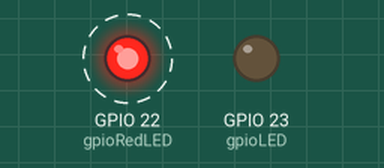
This sketch was run on a simulated ESP32. Parts: output pins drawn as LEDs (lit = HIGH). Dashed ring = blinking. What the sketch prints to the serial monitor is not drawn. At 4.0 s the program puts the board to deep sleep or switches it off; the recording ends there.

Above: at 0.2 s.
Timing chart, 0 to 3.0 s (numbered marks = the images above):
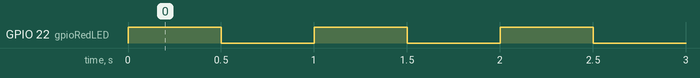

Measured:
- by itself, GPIO 22 (gpioRedLED): alternates HIGH for 0.50 s and LOW for 0.50 s

The sketch:

pir_batt_led.ino
```cpp
// No WiFi, it should work with the HT7833. Idea is to leave it in deep sleep, wake up when needed.

const int gpioLED = 23;
const int gpioRedLED = 22;
const int gpioPIR = 4; // PIR VCC goes to 5V to properly function

RTC_DATA_ATTR int wakeupCounter = 0; //variable stored in ESP memory. Doesn't get cancelled after reboot. Unless boot button or unplug

void setup() {

  // delay(1000); //to startup
  Serial.begin(115200);
  pinMode(gpioLED, OUTPUT); //set led to output for the light
  pinMode(gpioRedLED, OUTPUT); //set led to output for the light
  pinMode(gpioPIR, INPUT); //set PIR Data pin to receiver

  Serial.print("Wakeup Counter = ");
  Serial.println(wakeupCounter);

  if (wakeupCounter != 0) { //here the first time we plugg the esp32 counter will be 0, so trigger will not run. It goes in loop, wake up counts +1 and goes to sleep
    Serial.println("ESP32 woken up");
    triggerAlert();
  }
  // else{
  //   sleepDevice();
  // }

}


void loop() {
  ++wakeupCounter; //Increment wakeupcounter --> from now on, each wake up after sleepDevice will triggerAlert() in void setup()
  sleepDevice();
}


void triggerAlert() {
  Serial.println("Motion Detected - Turn on the light!");
  digitalWrite(gpioLED, HIGH);
  delay(5000);
}


void sleepDevice() {
  digitalWrite(gpioLED, LOW);
  for (int i = 0; i <= 3; ++i){
    digitalWrite(gpioRedLED, HIGH);
    delay(500);
    digitalWrite(gpioRedLED, LOW);
    delay(500);
  }
  Serial.println("Deep Sleep Mode!");
  esp_sleep_enable_ext0_wakeup(GPIO_NUM_4, HIGH); //wakes ESP32 up if certain GPIO triggered (for us is the DATA PIR), HIGH attend 1 (ones)
  esp_deep_sleep_start(); //send esp to sleep
}
```
